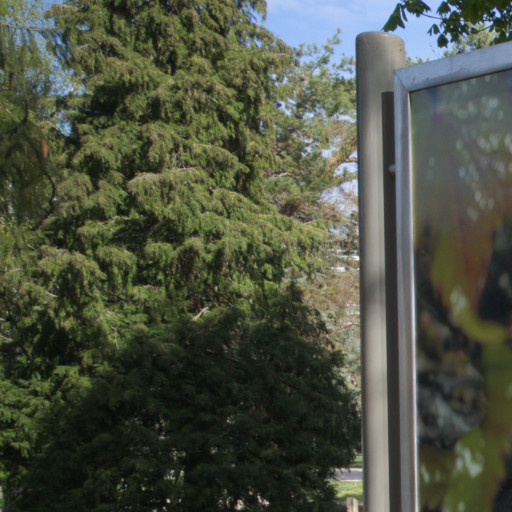
#> input picture Dataset/Alaska2/JUNIWARD/00001.jpg, 512 x 512 px
$ python -i HandCraftedML.py   (imports and definitions only)   (older library calls are emulated)
#> lines starting #> are read from the running program, lines starting #| are printed output that depends on the picture; after the words box and inside, x2 and y2 are one past the last pixel; in counts of white or black regions, pixels touching at a corner belong together
import os
import numpy as np
import cv2
from skimage.io import imread
from skimage.color import rgb2gray
from skimage.util import img_as_ubyte
from skimage.feature import graycomatrix, graycoprops
from sklearn.ensemble import RandomForestClassifier
from sklearn.model_selection import train_test_split
from sklearn.metrics import classification_report, accuracy_score
from tqdm import tqdm
from skimage import filters

# === CONFIG ===
current_dir = os.path.dirname(os.path.realpath(__file__))
data_dir = os.path.join(current_dir, '..', 'DIP_Dataset', 'Alaska_Dataset')

COVER_DIR = os.path.join(data_dir, 'Cover')
STEGO_DIR = os.path.join(data_dir, 'JUNIWARD')

N_SAMPLES = 500

# ----- GLCM Feature Extraction -----
def extract_glcm_features(image):
    if image.ndim == 3:
        image = rgb2gray(image)
    image = img_as_ubyte(image)

    glcm = graycomatrix(image, distances=[1, 2], angles=[0, np.pi/4], levels=256, symmetric=True, normed=True)
    props = ['contrast', 'dissimilarity', 'homogeneity', 'ASM', 'energy', 'correlation']
    features = [graycoprops(glcm, prop).mean() for prop in props]
    return np.array(features)

# ----- DCTR Feature Extraction (Your Preferred Method) -----
from scipy.fftpack import dct

def block_dct(image, block_size=8):
    h, w = image.shape
    dct_blocks = []
    for i in range(0, h, block_size):
        for j in range(0, w, block_size):
            block = image[i:i+block_size, j:j+block_size]
            if block.shape == (block_size, block_size):
                dct_block = dct(dct(block.T, norm='ortho').T, norm='ortho')
                dct_blocks.append(dct_block)
    return np.array(dct_blocks)

def dctr_features(image_path):
    img = cv2.imread(image_path, cv2.IMREAD_GRAYSCALE)
    img = cv2.resize(img, (256, 256))  # Optional: reduce for speed
    dct_blocks = block_dct(img)
    coeffs = dct_blocks[:, 1:, 1:].flatten()  # skip DC coefficient
    hist, _ = np.histogram(coeffs, bins=8192, range=(-50, 50), density=True)
    return hist

# ----- SFTA Feature Extraction -----
def sfta_features(image_path, block_size=16):
    img = cv2.imread(image_path, cv2.IMREAD_GRAYSCALE)
    img = cv2.resize(img, (256, 256))  # Optional: resize for faster processing

    # Compute Otsu's threshold
    thresh = filters.threshold_otsu(img)
    segmented_img = img > thresh

    # Fractal dimension calculation (simplified version)
    h, w = segmented_img.shape
    regions = []
    for i in range(0, h, block_size):
        for j in range(0, w, block_size):
            block = segmented_img[i:i+block_size, j:j+block_size]
            if block.shape == (block_size, block_size):
                regions.append(np.mean(block))  # You can use other features as well
    return np.array(regions)


# ----- Combine Both Features -----
def extract_features(image_path):
#> called with image_path = '../../Dataset/Alaska2/JUNIWARD/00001.jpg'
    img = imread(image_path)
#> img is the input picture: shape (512, 512, 3); mean R, G, B 76.2, 81.6, 66.3
    glcm_feat = extract_glcm_features(img)
#> in extract_glcm_features, `image = rgb2gray(image)`:
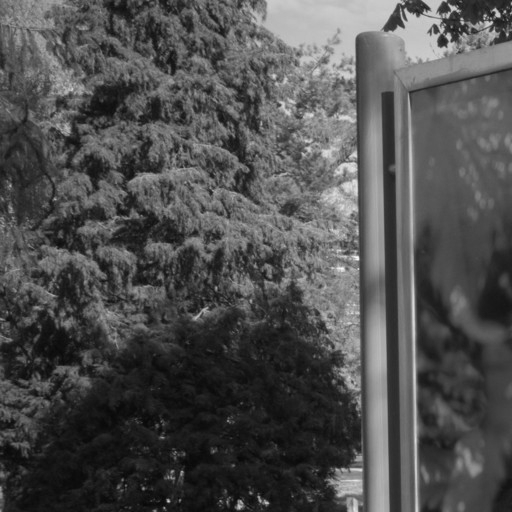
#> image: shape (512, 512) float64; min 0.0283, max 0.985, mean 0.311
#> in extract_glcm_features, `features = [graycoprops(glcm, prop).mean() for prop in props]`: features = [225.9, 9.25, 0.19, 0.000301, 0.0173, 0.946]
#> glcm_feat = [225.9, 9.25, 0.19, 0.000301, 0.0173, 0.946]
    dctr_feat = dctr_features(image_path)
#> in dctr_features, `img = cv2.resize(img, (256, 256))`:
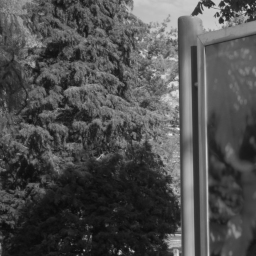
#> img: shape (256, 256); min 9, max 234, mean 78.4
#> after the loop in block_dct, `for i in range(0, h, block_size):`: dct_blocks = 1024 items
#> in dctr_features, `hist, _ = np.histogram(coeffs, bins=8192, range=(-50, 50), density=True)`: hist = 8192 values, max 0.22 at index 4085, min 0 at index 0, mean 0.01
#> dctr_feat has the same summary as hist in dctr_features
    sfta_feat = sfta_features(image_path)
#> in sfta_features, `thresh = filters.threshold_otsu(img)`: thresh = 84
#> in sfta_features, `segmented_img = img > thresh`:
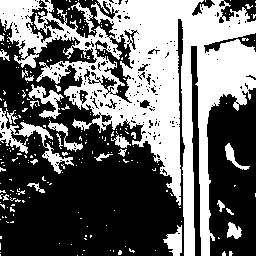
#> segmented_img: shape (256, 256) bool; 41.8% white; 233 white regions (205 under 20 px), largest, box (x1, y1, x2, y2) and area: (0, 0, 256, 256) 23374, (0, 108, 74, 174) 982, (28, 84, 64, 119) 456
#> after the loop in sfta_features, `for i in range(0, h, block_size):`: regions = 256 values, max 1 at index 8, min 0 at index 64, mean 0.418
#> sfta_feat has the same summary as regions in sfta_features
    return np.concatenate([glcm_feat, dctr_feat])
    # return glcm_feat

# ----- Load Dataset -----
def load_dataset(cover_dir, stego_dir, n_samples=500):
    cover_features, stego_features = [], []
    filenames = sorted(os.listdir(cover_dir))[:n_samples]

    for filename in tqdm(filenames, desc="Extracting features"):
        cover_path = os.path.join(cover_dir, filename)
        stego_path = os.path.join(stego_dir, filename)

        if not os.path.exists(stego_path):
            continue

        try:
            cover_feat = extract_features(cover_path)
            stego_feat = extract_features(stego_path)
            cover_features.append(cover_feat)
            stego_features.append(stego_feat)
        except Exception as e:
            print(f"Error processing {filename}: {e}")

    X = np.array(cover_features + stego_features)
    y = np.array([0] * len(cover_features) + [1] * len(stego_features))
    return X, y

# ----- Train & Evaluate -----
def main():
    print("Extracting features and preparing dataset...")
    X, y = load_dataset(COVER_DIR, STEGO_DIR, N_SAMPLES)

    print("Training classifier...")
    X_train, X_test, y_train, y_test = train_test_split(X, y, test_size=0.2, random_state=42)
    clf = RandomForestClassifier(n_estimators=100, random_state=42)
    clf.fit(X_train, y_train)

    y_pred = clf.predict(X_test)
    print("\nAccuracy:", accuracy_score(y_test, y_pred))
    print("\nClassification Report:\n", classification_report(y_test, y_pred))

# [2 lines not run here, left out]

>>> result = extract_features('../../Dataset/Alaska2/JUNIWARD/00001.jpg')
#> result = 8198 values, max 225.9 at index 0, min 0 at index 6, mean 0.0388

$ run again, on Dataset/Alaska2/JUNIWARD/00014.jpg
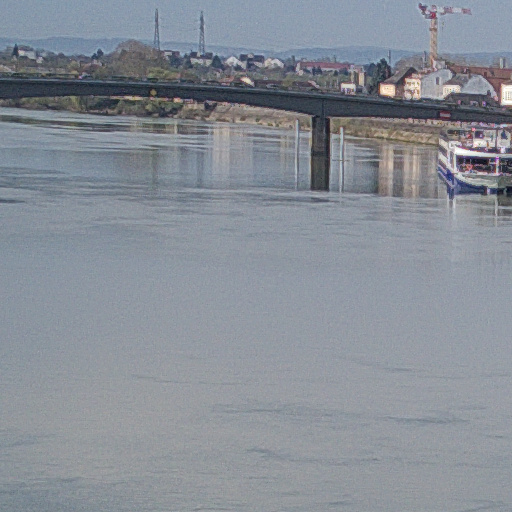
#> input picture Dataset/Alaska2/JUNIWARD/00014.jpg, 512 x 512 px
#> in extract_features, img is the input picture: shape (512, 512, 3); mean R, G, B 135, 141.1, 150
#> in extract_glcm_features, `image = rgb2gray(image)`:
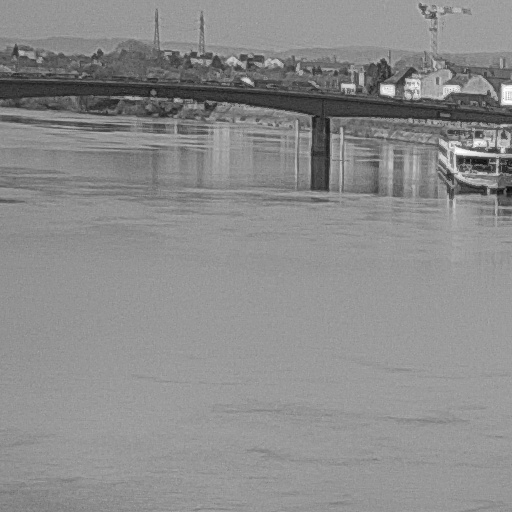
#> image: shape (512, 512) float64; min 0.0404, max 1, mean 0.551
#> features = [117.2, 6.1, 0.212, 0.00222, 0.047, 0.913]
#> after the loop in block_dct, `for i in range(0, h, block_size):`: dct_blocks = 1024 items
#> hist = 8192 values, max 0.221 at index 4065, min 0 at index 0, mean 0.01
#> dctr_feat has the same summary as hist in dctr_features
#> thresh = 116
#> in sfta_features, `segmented_img = img > thresh`:
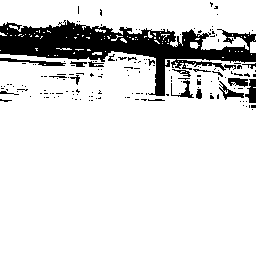
#> segmented_img: shape (256, 256) bool; 86.9% white; 163 black regions (144 under 20 px), largest, box (x1, y1, x2, y2) and area: (0, 20, 256, 96) 6841, (0, 58, 66, 66) 201, (245, 79, 256, 103) 174
#> after the loop in sfta_features, `for i in range(0, h, block_size):`: regions = 256 values, max 1 at index 0, min 0.00391 at index 35, mean 0.869
#> sfta_feat has the same summary as regions in sfta_features
#> result = 8198 values, max 117.2 at index 0, min 0 at index 6, mean 0.0252

$ run again, on Dataset/Alaska2/JUNIWARD/00016.jpg
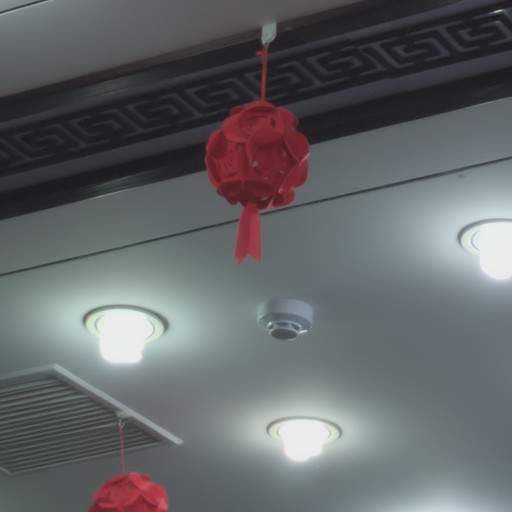
#> input picture Dataset/Alaska2/JUNIWARD/00016.jpg, 512 x 512 px
#> in extract_features, img is the input picture: shape (512, 512, 3); mean R, G, B 99.3, 102, 104.4
#> in extract_glcm_features, `image = rgb2gray(image)`:
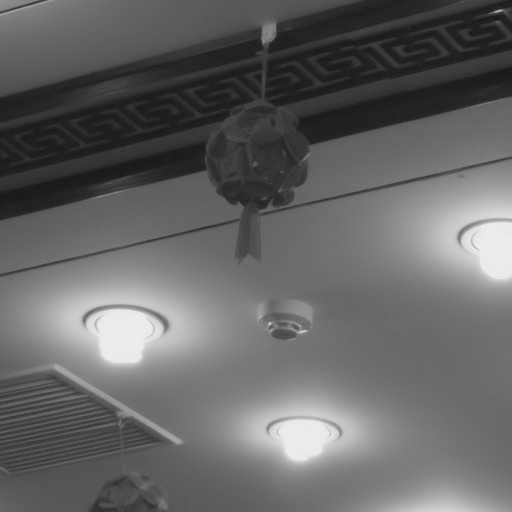
#> image: shape (512, 512) float64; min 0.095, max 0.94, mean 0.398
#> features = [22.25, 1.99, 0.582, 0.00316, 0.056, 0.995]
#> after the loop in block_dct, `for i in range(0, h, block_size):`: dct_blocks = 1024 items
#> hist = 8192 values, max 2.76 at index 4096, min 0 at index 0, mean 0.01
#> dctr_feat has the same summary as hist in dctr_features
#> thresh = 92
#> in sfta_features, `segmented_img = img > thresh`:
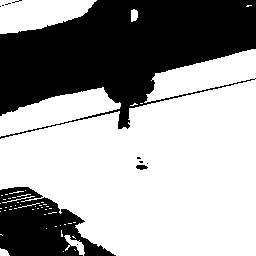
#> segmented_img: shape (256, 256) bool; 62.6% white; 11 black regions (8 under 20 px), largest, box (x1, y1, x2, y2) and area: (0, 0, 256, 139) 19818, (0, 187, 116, 256) 4594, (136, 165, 148, 170) 44
#> after the loop in sfta_features, `for i in range(0, h, block_size):`: regions = 256 values, max 1 at index 2, min 0 at index 7, mean 0.626
#> sfta_feat has the same summary as regions in sfta_features
#> result = 8198 values, max 22.25 at index 0, min 0 at index 6, mean 0.0131

$ run again, on Dataset/Alaska2/JUNIWARD/00017.jpg
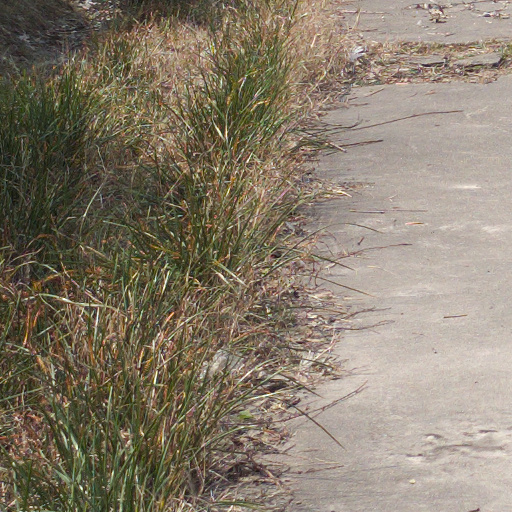
#> input picture Dataset/Alaska2/JUNIWARD/00017.jpg, 512 x 512 px
#> in extract_features, img is the input picture: shape (512, 512, 3); mean R, G, B 134.6, 124, 107.3
#> features = [770.9, 18.55, 0.0874, 0.000129, 0.0113, 0.845]
#> in dctr_features, `img = cv2.resize(img, (256, 256))`:
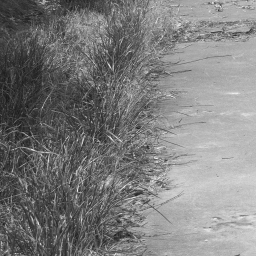
#> img: shape (256, 256); min 26, max 239, mean 125.4
#> after the loop in block_dct, `for i in range(0, h, block_size):`: dct_blocks = 1024 items
#> hist = 8192 values, max 0.083 at index 4131, min 0 at index 0, mean 0.01
#> dctr_feat has the same summary as hist in dctr_features
#> thresh = 126
#> in sfta_features, `segmented_img = img > thresh`:
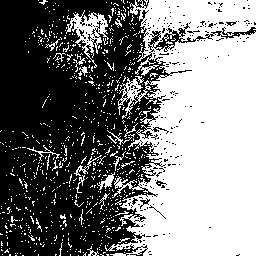
#> segmented_img: shape (256, 256) bool; 48.6% white; 789 white regions (762 under 20 px), largest, box (x1, y1, x2, y2) and area: (105, 0, 256, 256) 27911, (66, 10, 109, 68) 825, (97, 172, 115, 190) 119
#> after the loop in sfta_features, `for i in range(0, h, block_size):`: regions = 256 values, max 1 at index 12, min 0 at index 0, mean 0.486
#> sfta_feat has the same summary as regions in sfta_features
#> result = 8198 values, max 770.9 at index 0, min 0 at index 6, mean 0.106
